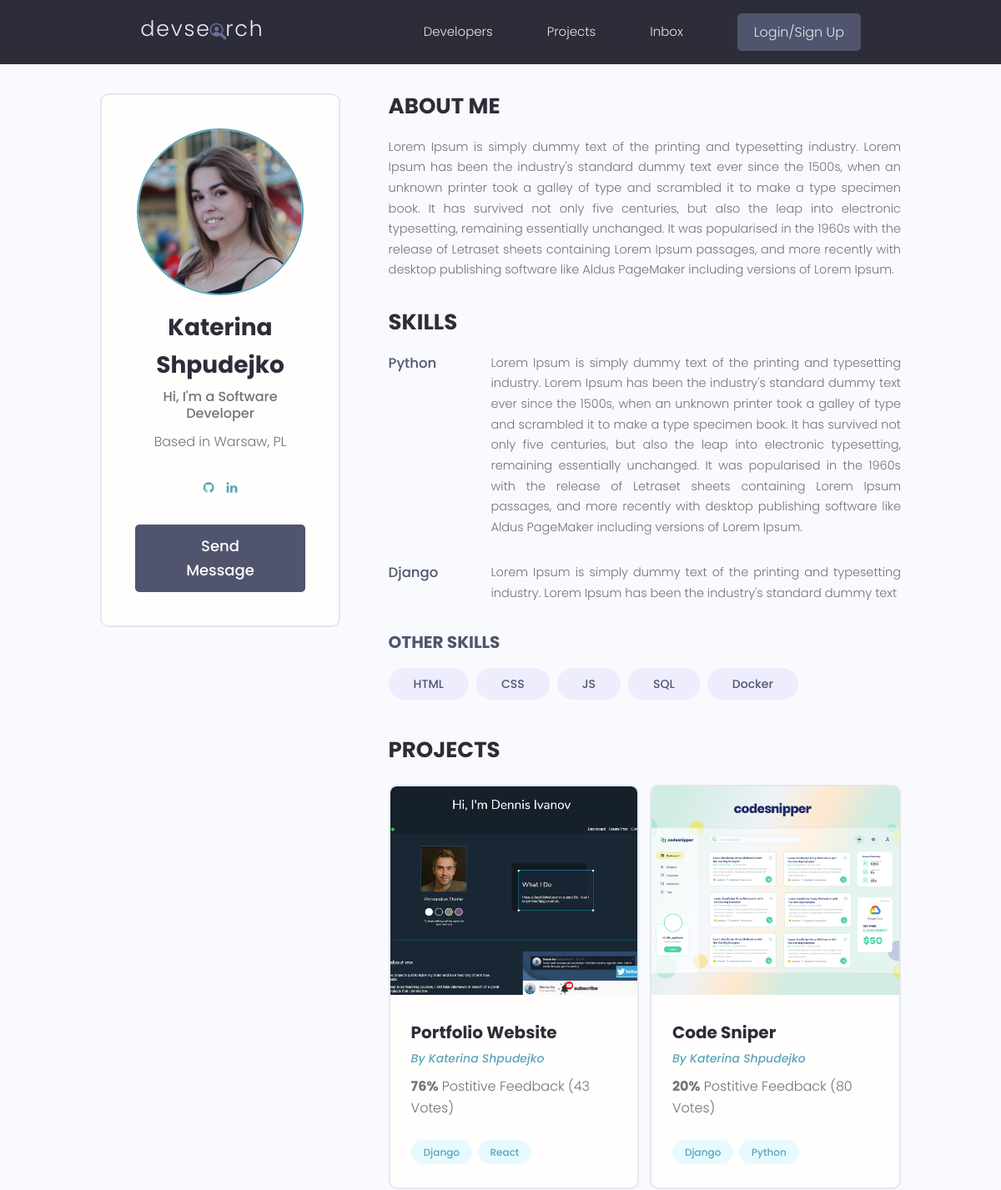
Before: /profile/63a0156f-311e-4f29-9a03-a06d48ca5e12/ (upper part) with the older database file.
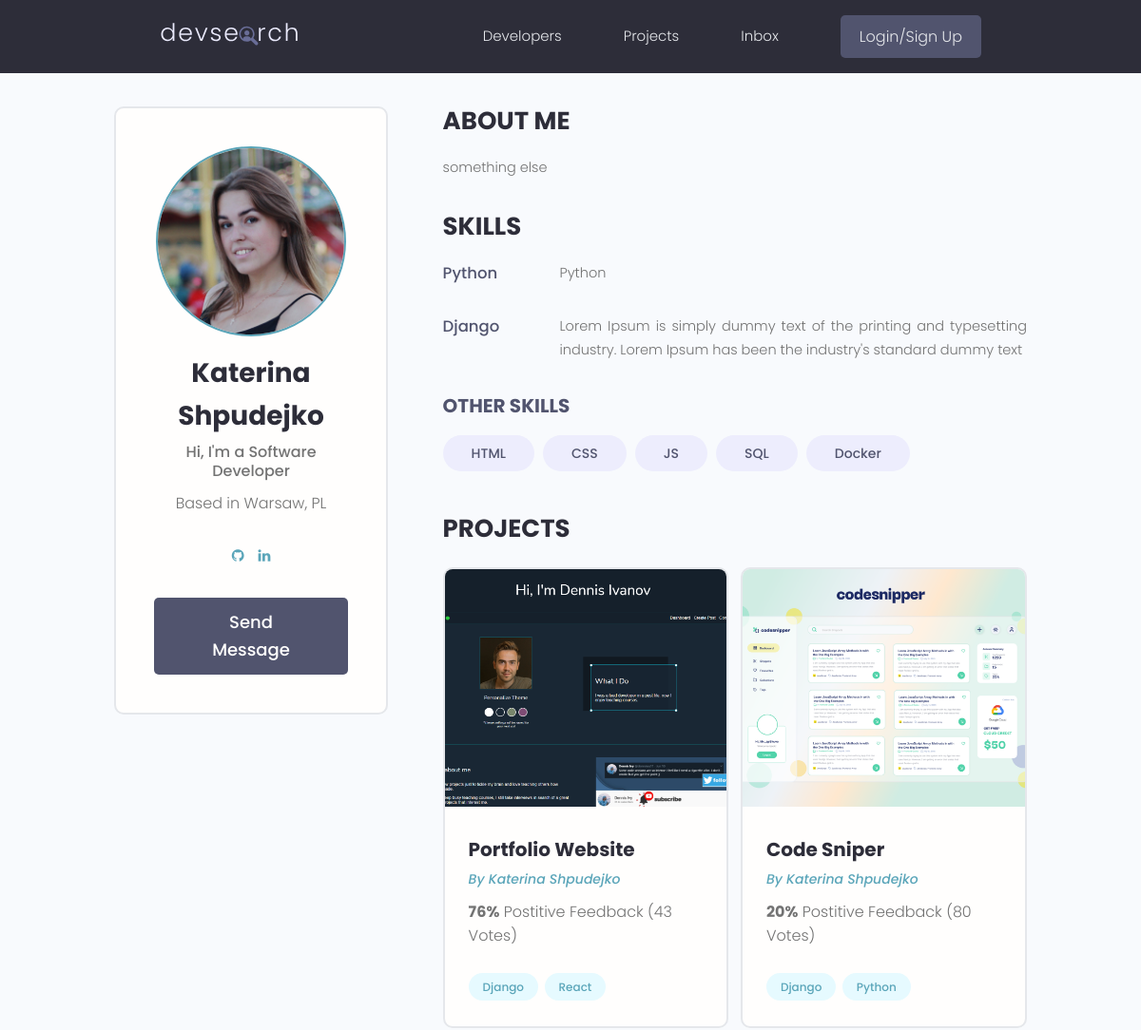
After: the same page with the newer database file.
### users/models.py (models this page shows, shortened)
class Profile(models.Model):
    user = models.OneToOneField(User, on_delete=models.CASCADE, null=True, blank=True)
    name = models.CharField(max_length=200, blank=True, null=True)
    email = models.EmailField(max_length=500, blank=True, null=True)
    username = models.CharField(max_length=200, blank=True, null=True)
    location = models.CharField(max_length=200, blank=True, null=True)
    short_intro = models.CharField(max_length=500, blank=True, null=True)
    bio = models.TextField(blank=True, null=True)
    profile_image = models.ImageField(null=True, blank=True,
                                      upload_to='profiles/', default='profiles/user-default.png')
    social_github = models.CharField(max_length=200, blank=True, null=True)
    social_twitter = models.CharField(max_length=200, blank=True, null=True)
    social_linkedin = models.CharField(max_length=200, blank=True, null=True)
    social_youtube = models.CharField(max_length=200, blank=True, null=True)
    social_website = models.CharField(max_length=200, blank=True, null=True)
    id = models.UUIDField(default=uuid.uuid4, unique=True,
                          primary_key=True, editable=False)

class Skill(models.Model):
    owner = models.ForeignKey(Profile, on_delete=models.CASCADE,
                              null=True, blank=True)
    name = models.CharField(max_length=200, blank=True, null=True)
    description = models.TextField(null=True, blank=True)
    id = models.UUIDField(default=uuid.uuid4, unique=True,
                          primary_key=True, editable=False)

### users/views.py (the view)
# urls.py: path('profile/<str:pk>/', views.userProfile, name='user-profile'),
def userProfile(request, pk):
    profile = Profile.objects.get(id=pk)
    topSkills = profile.skill_set.exclude(description__exact='')
    otherSkills = profile.skill_set.filter(description__exact='')
    context = {'profile' : profile, 'topSkills' : topSkills, 'otherSkills' : otherSkills}
    return render(request, 'users/user_profile.html', context)

### projects/models.py (called while the page is built)
    def __str__(self):
        return self.name

### users/templates/users/user_profile.html (shortened to what this page needs)
{% extends 'main.html' %}
{% block content %}
  <main class="profile my-md">
    <div class="container">
      <div class="layout">
        <div class="column column--1of3">
          <div class="card text-center">
            <div class="card__body dev">
              <img class="avatar avatar--xl" src="{{ profile.profile_image.url }}" />
              <h2 class="dev__name">{{ profile.name }}</h2>
              <p class="dev__title">{{ profile.short_intro }}</p>
              <p class="dev__location">Based in {{ profile.location }}</p>
              <ul class="dev__social">
                {% if profile.social_github %}
                <li>
                  <a title="Github" href="{{ profile.social_github }}" target="_blank"><i class="fa fa-github"></i></a>
                </li>
                {% endif %}
                {% if profile.social_linkedin %}
                <li>
                  <a title="LinkedIn" href="{{ profile.social_linkedin }}" target="_blank"><i class="fa fa-linkedin"></i></a>
                </li>
                {% endif %}
              </ul>
              <a href="#" class="btn btn--sub btn--lg">Send Message </a>
            </div>
          </div>
        </div>
        <div class="column column--2of3">
          <div class="devInfo">
            <h3 class="devInfo__title">About Me</h3>
            <p class="devInfo__about">
              {{ profile.bio }}
            </p>
          </div>
          <div class="devInfo">
            <h3 class="devInfo__title">Skills</h3>
            <div class="devInfo__skills">
              {% for skill in topSkills %}
              <div class="devSkill">
                <h4 class="devSkill__title">{{skill.name}}</h4>
                <p class="devSkill__info">
                  {{skill.description}}
                </p>
              </div>
              {% endfor %}
              <h3 class="devInfo__subtitle">Other Skills</h3>
              <div class="devInfo__otherSkills">
                {% for skill in otherSkills %}
                <span class="tag tag--pill tag--sub tag--lg">
                  <small>{{ skill.name }}</small>
                </span>
                {% endfor %}
              </div>
            </div>
          </div>
          <div class="devInfo">
            <h3 class="devInfo__title">Projects</h3>
            <div class="grid grid--two">
              {% for project in profile.project_set.all %}
              <div class="column">
                <div class="card project">
                  <a href="{% url 'project' project.id %}" class="project">
                    <img class="project__thumbnail" src="{{ project.featured_image.url }}" alt="project thumbnail" />
                    <div class="card__body">
                      <h3 class="project__title">{{ project.title }}</h3>
                      <p><a class="project__author" href="{% url 'user-profile' project.owner.id %}">By {{ project.owner.name }}</a></p>
                      <p class="project--rating">
                        <span style="font-weight: bold;">{{ project.vote_ratio }}%</span> Postitive
                        Feedback ({{ project.vote_total }} Vote{{ project.vote_total|pluralize:'s' }})
                      </p>
                      <div class="project__tags">
                        {% for tag in project.tags.all %}
                        <span class="tag tag--pill tag--main">
                          <small>{{ tag }}</small>
                        </span>
                        {% endfor %}
                      </div>
                    </div>
                  </a>
                </div>
              </div>
              {% endfor %}
            </div>
          </div>
        </div>
      </div>
    </div>
  </main>
{% endblock content %}

Changed rows visible on the page:
changed Profile "Katerina Shpudejko": bio "Lorem Ipsum is simply dummy text of the printing and typesetting industry. Lorem Ipsum has been the industry's standard dummy text ever since the 1500s, when an unknown printer took a galley of type and scrambled it to make a type specimen book. It has survived not only five centuries, but also the leap into electronic typesetting, remaining essentially unchanged. It was popularised in the 1960s with the release of Letraset sheets containing Lorem Ipsum passages, and more recently with desktop publishing software like Aldus PageMaker including versions of Lorem Ipsum." → "something else"
changed Skill "Python": description "Lorem Ipsum is simply dummy text of the printing and typesetting industry. Lorem Ipsum has been the industry's standard dummy text ever since the 1500s, when an unknown printer took a galley of type and scrambled it to make a type specimen book. It has survived not only five centuries, but also the leap into electronic typesetting, remaining essentially unchanged. It was popularised in the 1960s with the release of Letraset sheets containing Lorem Ipsum passages, and more recently with desktop publishing software like Aldus PageMaker including versions of Lorem Ipsum." → "Python"
